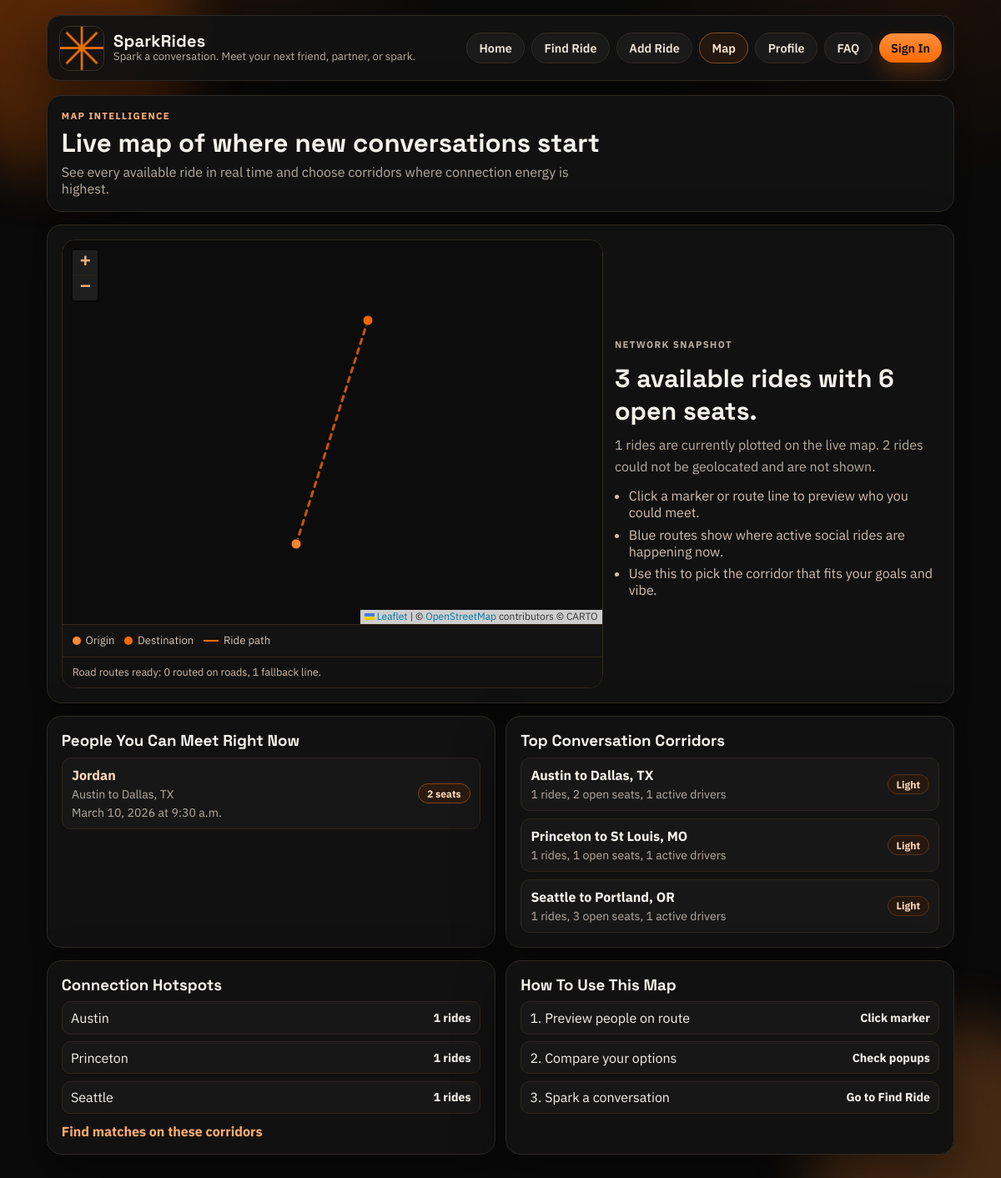
Screenshot of /map/ with the database file from the repository.
### rides/models.py (models this page shows, shortened)
class Person(models.Model):
  first_name = models.CharField(max_length=64)
  origination = models.CharField(max_length=64)
  destination_city = models.CharField(max_length=64)
  destination_state = models.CharField(max_length=2)
  date = models.DateField()
  time = models.TimeField()
  taking_passengers = models.BooleanField(default=False)
  seats_available = models.IntegerField(default=0)
  age = models.PositiveSmallIntegerField(null=True, blank=True)
  relationship_status = models.CharField(max_length=40, blank=True, default="")
  occupation = models.CharField(max_length=120, blank=True, default="")
  interests = models.CharField(max_length=280, blank=True, default="")
  personality_style = models.CharField(max_length=120, blank=True, default="")
  looking_for = models.CharField(max_length=180, blank=True, default="")
  bio = models.TextField(blank=True, default="")

### rides/views.py (the view)
# urls.py: path("map/", views.map_view, name="map"),
def map_view(request):
  available_rides = Person.objects.filter(taking_passengers=True, seats_available__gt=0).order_by(
    "date", "time"
  )
  map_rides = []
  unresolved_rides = []
  for ride in available_rides:
    origin_coordinates = _resolve_coordinates(ride.origination, ride.destination_state)
    destination_coordinates = _resolve_coordinates(
      ride.destination_city, ride.destination_state
    )
    if not origin_coordinates and destination_coordinates:
      origin_coordinates = destination_coordinates
    if not destination_coordinates and origin_coordinates:
      destination_coordinates = origin_coordinates
    if not origin_coordinates or not destination_coordinates:
      unresolved_rides.append(ride)
      continue
    map_rides.append(
      {
        "id": ride.id,
        "first_name": ride.first_name,
        "occupation": ride.occupation,
        "looking_for": ride.looking_for,
        "origination": ride.origination,
        "destination_city": ride.destination_city,
        "destination_state": ride.destination_state,
        "date": ride.date.isoformat(),
        "time": ride.time.strftime("%H:%M"),
        "seats_available": ride.seats_available,
        "rider_profile_url": reverse("rides:rider_profile", args=[ride.id]),
        "origin_lat": origin_coordinates[0],
        "origin_lng": origin_coordinates[1],
        "destination_lat": destination_coordinates[0],
        "destination_lng": destination_coordinates[1],
      }
    )
  corridors = (
    available_rides.values("origination", "destination_city", "destination_state")
    .annotate(
      total_rides=Count("id"),
      open_seats=Sum("seats_available"),
      active_drivers=Count("id", filter=Q(taking_passengers=True)),
    )
    .order_by("-total_rides", "origination")[:8]
  )
  corridor_cards = []
  for corridor in corridors:
    rides = corridor["total_rides"]
    seats = corridor["open_seats"] or 0
    if rides >= 3:
      load_label = "High demand"
    elif rides == 2:
      load_label = "Steady"
    else:
      load_label = "Light"
    corridor_cards.append(
      {
        "route": (
          f"{corridor['origination']} to "
          f"{corridor['destination_city']}, {corridor['destination_state']}"
        ),
        "load": load_label,
        "rides": rides,
        "open_seats": seats,
        "active_drivers": corridor["active_drivers"],
      }
    )
  pickup_hotspots = (
    available_rides.values("origination")
    .annotate(total=Count("id"))
    .order_by("-total", "origination")[:6]
  )
  plotted_ride_ids = [entry["id"] for entry in map_rides]
  plotted_rides = available_rides.filter(id__in=plotted_ride_ids).order_by("date", "time")
  return render(
    request,
    "map.html",
    {
      "nav_page": "map",
      "map_rides": map_rides,
      "available_rides": plotted_rides,
      "plotted_ride_count": len(map_rides),
      "unresolved_ride_count": len(unresolved_rides),
      "corridor_cards": corridor_cards,
      "pickup_hotspots": pickup_hotspots,
      "network_rides": available_rides.count(),
      "network_seats": available_rides.aggregate(total=Sum("seats_available"))["total"] or 0,
    },
  )

### rides/views.py (called while the page is built)
def _resolve_coordinates(city_name, state_code):
  city = (city_name or "").strip().lower()
  state = (state_code or "").strip().upper()
  if (city, state.lower()) in CITY_COORDINATES:
    return CITY_COORDINATES[(city, state.lower())]
  if state in STATE_CENTERS:
    return STATE_CENTERS[state]
  return None

### rides/templates/map.html (shortened to what this page needs)
{% extends "base.html" %}
{% block extra_head %}
<link
  rel="stylesheet"
  href="https://unpkg.com/leaflet@1.9.4/dist/leaflet.css"
>
{% endblock %}
{% block content %}
<section class="page-intro">
  <p class="eyebrow">Map Intelligence</p>
  <h1 class="panel-title">Live map of where new conversations start</h1>
  <p class="panel-subtitle">
    See every available ride in real time and choose corridors where connection energy is highest.
  </p>
</section>
<section class="map-section map-page-section">
  <div class="map-card">
    <div id="rides-map" class="map-canvas" aria-label="SparkRides live ride map"></div>
    <div class="map-legend" aria-hidden="true">
      <span><i class="legend-dot legend-origin"></i> Origin</span>
      <span><i class="legend-dot legend-destination"></i> Destination</span>
      <span><i class="legend-line"></i> Ride path</span>
    </div>
    <p id="map-route-status" class="map-route-status">Preparing routes...</p>
  </div>
  <div class="map-copy">
    <p class="eyebrow">Network Snapshot</p>
    <h2>{{ network_rides }} available rides with {{ network_seats }} open seats.</h2>
    <p>
      {{ plotted_ride_count }} rides are currently plotted on the live map.
      {% if unresolved_ride_count %}
        {{ unresolved_ride_count }} rides could not be geolocated and are not shown.
      {% endif %}
    </p>
    <ul class="map-list">
      <li>Click a marker or route line to preview who you could meet.</li>
      <li>Blue routes show where active social rides are happening now.</li>
      <li>Use this to pick the corridor that fits your goals and vibe.</li>
    </ul>
  </div>
</section>
<section class="split-panel">
  <article class="split-card">
    <h3>People You Can Meet Right Now</h3>
    <div class="mini-list">
      {% for ride in available_rides %}
      <div class="mini-item">
        <div>
          <a class="rider-link" href="{% url 'rides:rider_profile' ride.id %}"><strong>{{ ride.first_name }}</strong></a>
          <p>{{ ride.origination }} to {{ ride.destination_city }}, {{ ride.destination_state }}</p>
          <p>{{ ride.date }} at {{ ride.time }}</p>
        </div>
        <span class="pill pill-yes">{{ ride.seats_available }} seats</span>
      </div>
      {% empty %}
      <p class="empty-state">No available rides right now. Check back soon for fresh connections.</p>
      {% endfor %}
    </div>
  </article>
  <article class="split-card">
    <h3>Top Conversation Corridors</h3>
    <div class="mini-list">
      {% for corridor in corridor_cards %}
      <div class="mini-item">
        <div>
          <strong>{{ corridor.route }}</strong>
          <p>{{ corridor.rides }} rides, {{ corridor.open_seats }} open seats, {{ corridor.active_drivers }} active drivers</p>
        </div>
        <span class="pill {% if corridor.load == 'High demand' %}pill-yes{% endif %}">{{ corridor.load }}</span>
      </div>
      {% empty %}
      <p class="empty-state">No corridor data yet.</p>
      {% endfor %}
    </div>
  </article>
</section>
<section class="split-panel">
  <article class="split-card">
    <h3>Connection Hotspots</h3>
    <div class="destination-list">
      {% for spot in pickup_hotspots %}
      <div class="destination-row">
        <span>{{ spot.origination }}</span>
        <strong>{{ spot.total }} rides</strong>
      </div>
      {% empty %}
      <p class="empty-state">No pickup activity found.</p>
      {% endfor %}
    </div>
    <a class="inline-link" href="{% url 'rides:index' %}">Find matches on these corridors</a>
  </article>
  <article class="split-card">
    <h3>How To Use This Map</h3>
    <div class="destination-list">
      <div class="destination-row"><span>1. Preview people on route</span><strong>Click marker</strong></div>
      <div class="destination-row"><span>2. Compare your options</span><strong>Check popups</strong></div>
      <div class="destination-row"><span>3. Spark a conversation</span><strong>Go to Find Ride</strong></div>
    </div>
  </article>
</section>
{% endblock %}

### static/site.css (style rules this page uses)
:root { --bg: #0a0a0a; --surface: #111111; --surface-alt: #171717; --surface-soft: #1f1f1f; --ink: #f6f3ed; --muted: #b7ada1; --line: #2e2a24; --orange: #ff6a00; --orange-soft: #ff8a33; --orange-glow: rgba(255, 106, 0, 0.18); --shadow: 0 24px 60px rgba(0, 0, 0, 0.45); --radius: 18px; }
* { box-sizing: border-box; }
html, body { min-height: 100%; }
body { margin: 0; color: var(--ink); font-family: "IBM Plex Sans", "Segoe UI", sans-serif; background: radial-gradient(900px 380px at 8% -4%, rgba(255, 106, 0, 0.12), transparent 52%), radial-gradient(700px 420px at 92% 0%, rgba(255, 106, 0, 0.08), transparent 52%), var(--bg); }
a { color: inherit; }
.hero-panel, .search-panel, .results-panel, .feature-card, .page-intro, .profile-hero, .split-card, .upcoming-section, .partner-section, .map-section, .info-card { border-radius: var(--radius); border: 1px solid var(--line); background: var(--surface); box-shadow: var(--shadow); }
.eyebrow { margin: 0 0 0.45rem; text-transform: uppercase; letter-spacing: 0.12em; font-size: 0.71rem; font-weight: 700; color: #ffb077; }
.map-section { padding: 1.05rem; display: grid; grid-template-columns: 1.15fr 0.85fr; gap: 0.9rem; align-items: center; }
.map-page-section { grid-template-columns: 1.25fr 0.75fr; }
.map-card { border-radius: 16px; overflow: hidden; border: 1px solid #322820; background: #0f0f0f; }
.map-canvas { width: 100%; min-height: 460px; }
.leaflet-container { font-family: "IBM Plex Sans", "Segoe UI", sans-serif; background: #0c0c0c; }
.map-legend { display: flex; flex-wrap: wrap; gap: 0.75rem; padding: 0.65rem 0.75rem; border-top: 1px solid #33291f; background: #131313; font-size: 0.82rem; color: #d8c4b1; }
.map-legend span { display: inline-flex; align-items: center; gap: 0.35rem; }
.map-route-status { margin: 0; padding: 0.58rem 0.74rem 0.7rem; border-top: 1px solid #31261d; background: #111111; color: #d7bca5; font-size: 0.79rem; }
.legend-dot { width: 10px; height: 10px; border-radius: 50%; display: inline-block; }
.legend-origin { background: #ff8a33; }
.legend-destination { background: #ff6a00; }
.legend-line { width: 18px; height: 2px; background: #ff6a00; display: inline-block; }
.map-copy h2 { margin: 0; font-family: "Space Grotesk", "IBM Plex Sans", sans-serif; font-size: clamp(1.32rem, 2.6vw, 1.9rem); }
.map-copy p { margin: 0.56rem 0 0.72rem; color: var(--muted); line-height: 1.62; }
.map-list { margin: 0; padding-left: 1.05rem; color: #d4beb0; display: grid; gap: 0.42rem; }
.inline-link { display: inline-block; margin-top: 0.72rem; color: #ffab70; font-weight: 700; text-decoration: none; }
.rider-link { color: #ffd9bd; text-decoration: none; }
.page-intro, .profile-hero { padding: 1.05rem; }
.panel-title { margin: 0; font-family: "Space Grotesk", "IBM Plex Sans", sans-serif; font-size: clamp(1.45rem, 2.8vw, 1.95rem); line-height: 1.14; }
.panel-subtitle { margin: 0.45rem 0 0; color: var(--muted); max-width: 65ch; }
.search-panel, .results-panel, .split-card, .upcoming-section { padding: 1.05rem; }
.pill { display: inline-block; border-radius: 999px; padding: 0.2rem 0.62rem; font-weight: 700; font-size: 0.76rem; color: #ffd8bc; background: #26180f; border: 1px solid #55321a; }
.pill-yes { color: #ffd7ba; background: #2a1a0f; border-color: #7e461f; }
.split-panel { display: grid; grid-template-columns: repeat(2, minmax(0, 1fr)); gap: 0.8rem; }
.split-card h3 { margin: 0; font-family: "Space Grotesk", "IBM Plex Sans", sans-serif; }
.mini-list { display: grid; gap: 0.58rem; margin-top: 0.58rem; }
.mini-item { display: flex; justify-content: space-between; align-items: center; gap: 0.7rem; border: 1px solid #2f261e; background: var(--surface-alt); border-radius: 11px; padding: 0.62rem 0.7rem; }
.mini-item p { margin: 0.24rem 0 0; color: var(--muted); font-size: 0.88rem; }
.destination-list { display: grid; gap: 0.52rem; margin-top: 0.55rem; }
.destination-row { display: flex; justify-content: space-between; align-items: center; gap: 0.62rem; padding: 0.54rem 0.64rem; border: 1px solid #2f261d; background: var(--surface-alt); border-radius: 10px; }
.destination-row strong { font-size: 0.88rem; }

### rows the page displays
Person: first_name "Jordan", origination "Austin", destination_city "Dallas", destination_state "TX", date "March 10, 2026", time "9:30 a.m.", seats_available "2", total "1"
Person: origination "Princeton", total "1"
Person: origination "Seattle", total "1"

### other values shown
{{ network_rides }} "3"
{{ network_seats }} "6"
{{ plotted_ride_count }} "1"
{{ unresolved_ride_count }} "2"
{{ corridor.route }} "Austin to Dallas, TX" "Princeton to St Louis, MO" "Seattle to Portland, OR"
{{ corridor.rides }} "1" "1" "1"
{{ corridor.open_seats }} "2" "1" "3"
{{ corridor.active_drivers }} "1" "1" "1"
{{ corridor.load }} "Light" "Light" "Light"
